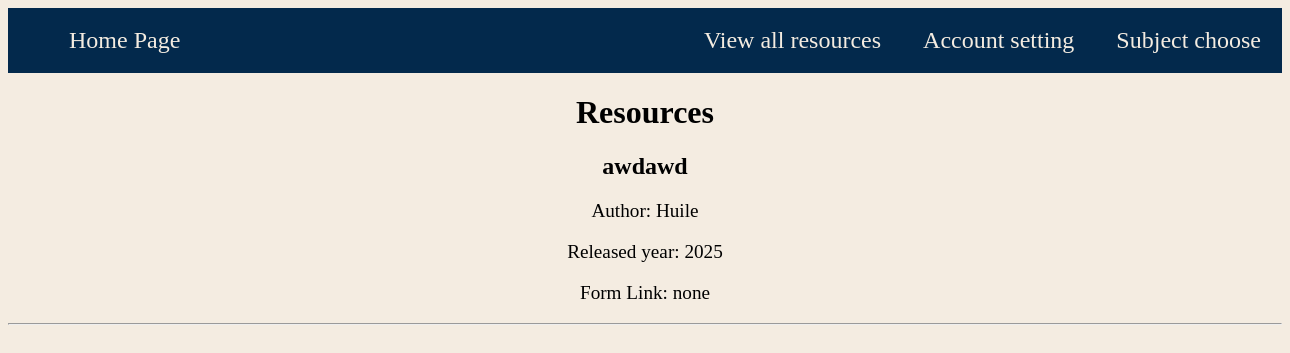
/resources/5, run on an earlier commit of the app's database.
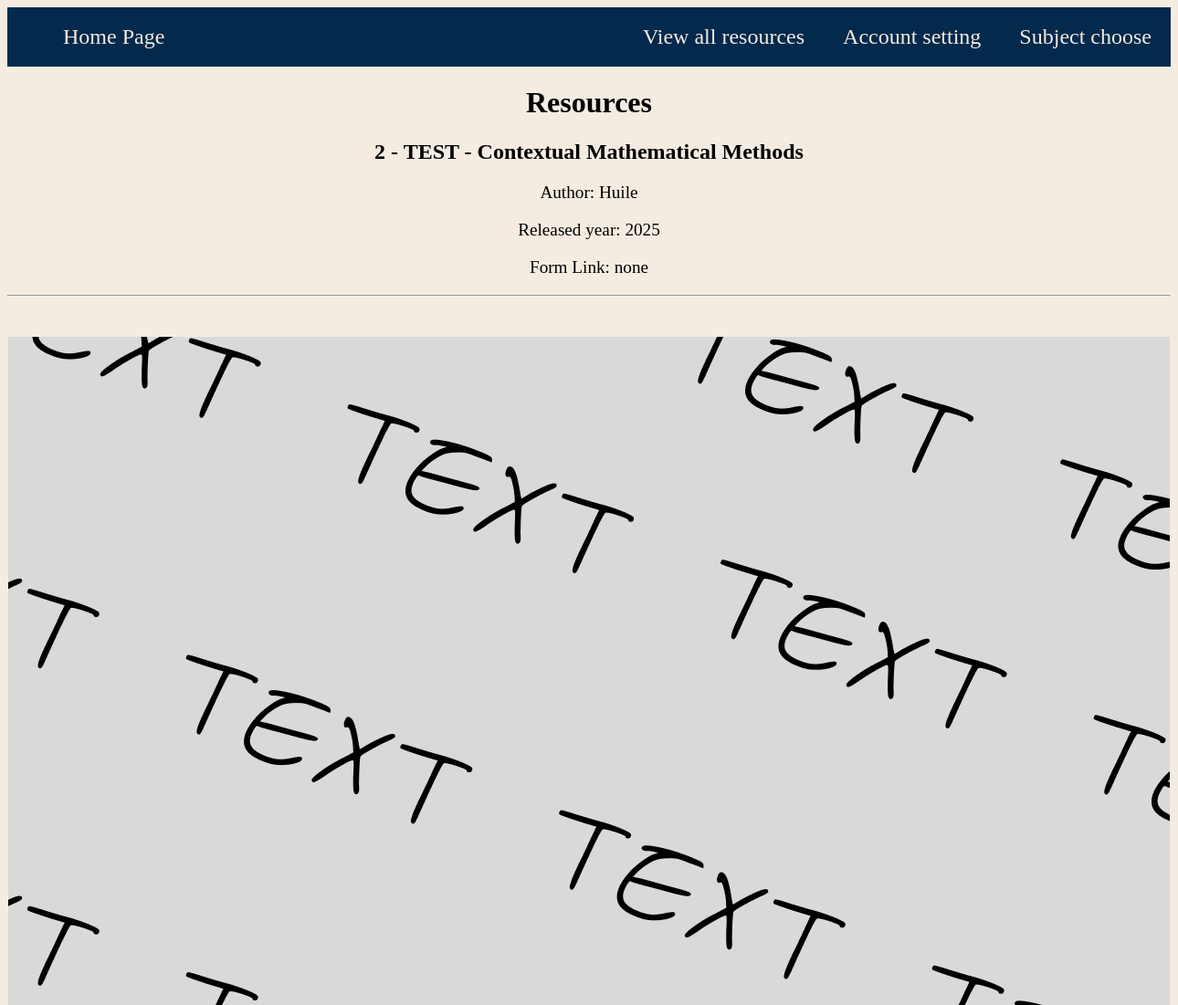
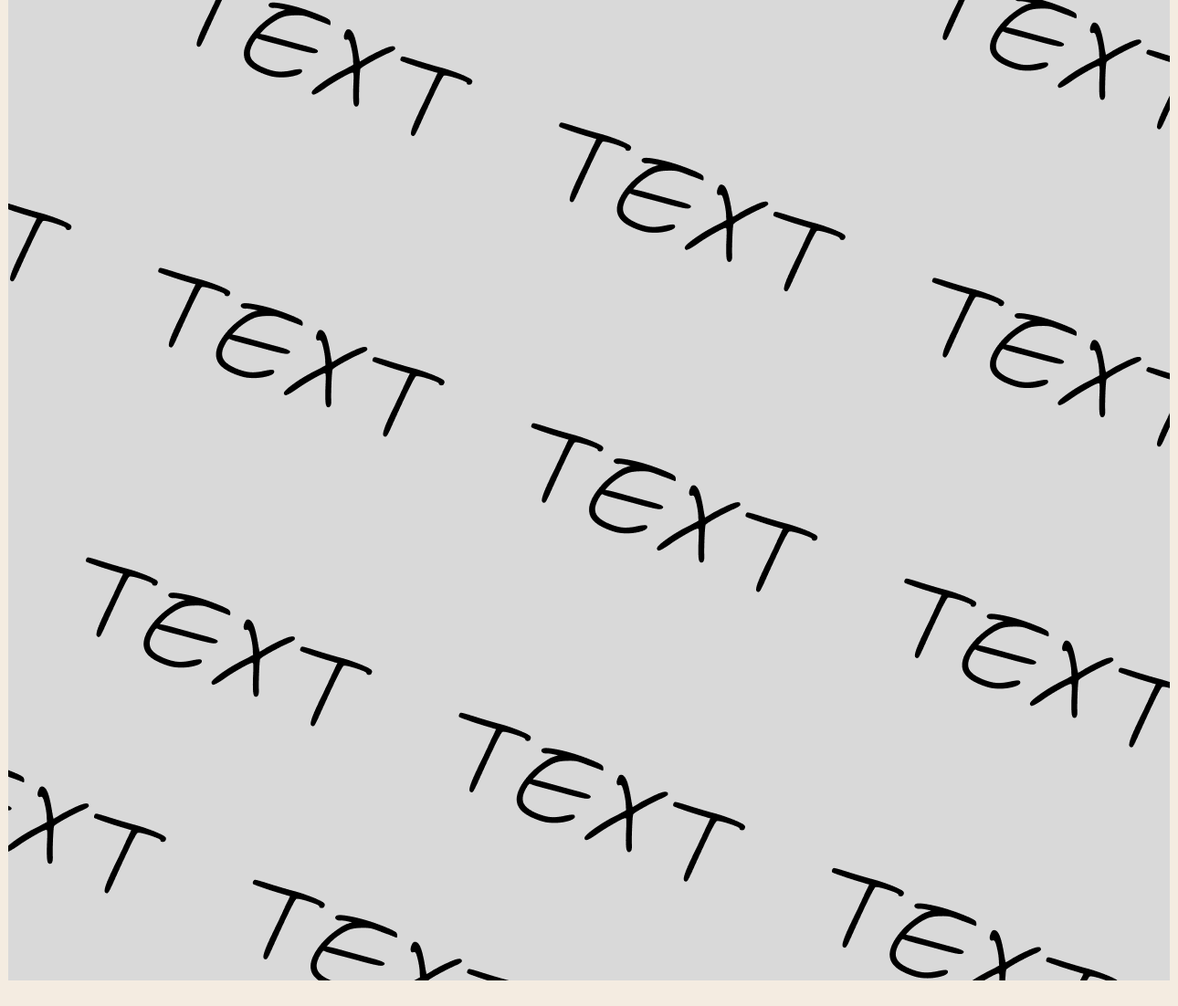
And on a later commit of the database (2 pictures, top to bottom).
### tables this page shows
CREATE TABLE "resources" (unit_id INTEGER, resources_id INTEGER PRIMARY KEY, subject TEXT, unit TEXT, resources_name TEXT, path TEXT, type TEXT, author TEXT, from_link TEXT, released_year INTEGER);

### main.py (the view)
@app.route("/resources/<int:resource_id>", methods=['GET'])
def resources(resource_id):
    conre = sqlite3.connect('database/database.db')
    re_cursor = conre.cursor()
    re_cursor.execute("SELECT resources_id, resources_name, path, type, author, from_link, released_year FROM resources WHERE resources_id=?",
                      (resource_id,)
    )
    resource = re_cursor.fetchone()
    conre.close()
    return render_template(
        "resources.html",
        resource=resource,
    )

### templates/resources.html (shortened to what this page needs)
<!DOCTYPE html>
<html lang="en">
  <head>
    <link rel="stylesheet" href="/static/style.css">
  </head>
  <body>
    <header>
      <Ul>
        <li><a href="{{ url_for('subjectpick')}}">Subject choose</a></li>
        <li><a href="{{ url_for('account') }}">Account setting</a></li>
        <li><a href="{{ url_for('all_resources')}}">View all resources</a></li>
        <li class="tag_left"><a href="{{ url_for('homepage')}}">Home Page</a></li>
      </Ul>
    </header>
    <main>
      <h1>Resources</h1>
      <div class="list_display">
        <h2 class="">{{ resource[1] }}</h2>
        <div class="list_resources_secondary_topic">
          <p>Author: {{ resource[4] }}</p>
          <p>Released year: {{ resource[6]}}</p>
          <p>Form Link: {{resource[5]}}</p>
        </div>
        <hr>
        <br>
        <br>
        {% if resource[3] == "jpg" or resource[3] == "png" %}
        <img class="photo_display" src="{{ url_for('static', filename=resource[2].replace('static/', '')) }}" alt="{{ resource[1] }}">
        {% elif resource[3] == "pdf" %}
        <iframe class="pdf_display" src="{{ url_for('static', filename=resource[2].replace('static/', '')) }}"></iframe>
        {% endif %}
      </div>
      <br>
      <br>
      <br>
      <br>
    </main>
  </body>
</html>

### static/style.css (style rules this page uses)
:root { --background: #F4ECE1; --blue: #03294C; --orange: #FB7E0A; --end_orange_1: #fba30a; --end_orange_2: #fb7e0a; --end_orange_3:#ff6a00; --end_red_1:#ff4800; --end_blue_1:#4FABFF; --end_blue_2:#0D7BE0; --end_blue_1:#034F94; }
body { font-family: SN pro; background-color: rgb(244, 236, 225); }
h1, h2, h3, h4, h5, h6 { text-align: center; }
header { position: relative; }
ul { font-size: 150%; list-style-type: none; overflow: hidden; margin: 0; padding: 1; background-color: var(--blue); }
ul li { float: right; }
ul li a { text-decoration: none; display: block; color: var(--background); text-align: center; padding: 19px 21px; }
ul li.tag_left { float: left; }
.list_resources_secondary_topic { font-size: 120%; }
.list_display { text-align: center; justify-content: center; }

What changed in the data, as far as the page shows it:
changed resources "Huile": resources_name "awdawd" → "2 - TEST - Contextual Mathematical Methods"; path: picture added
